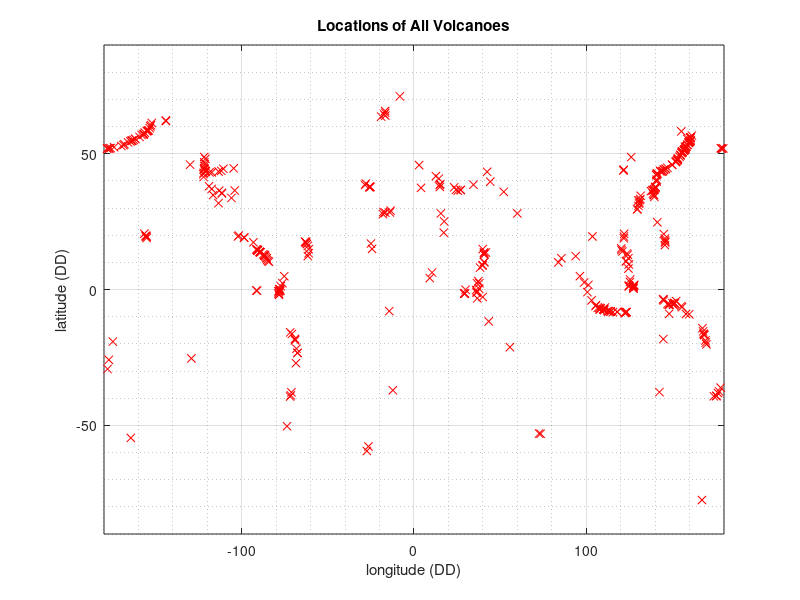
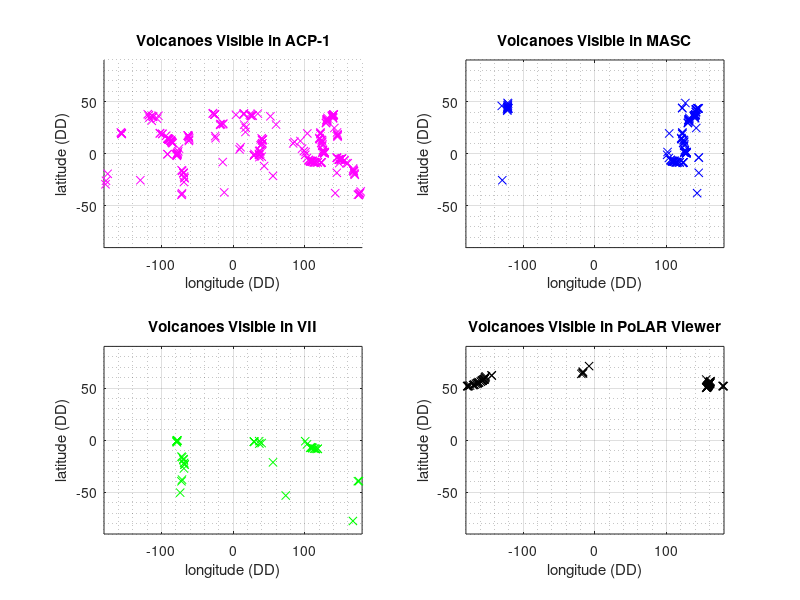
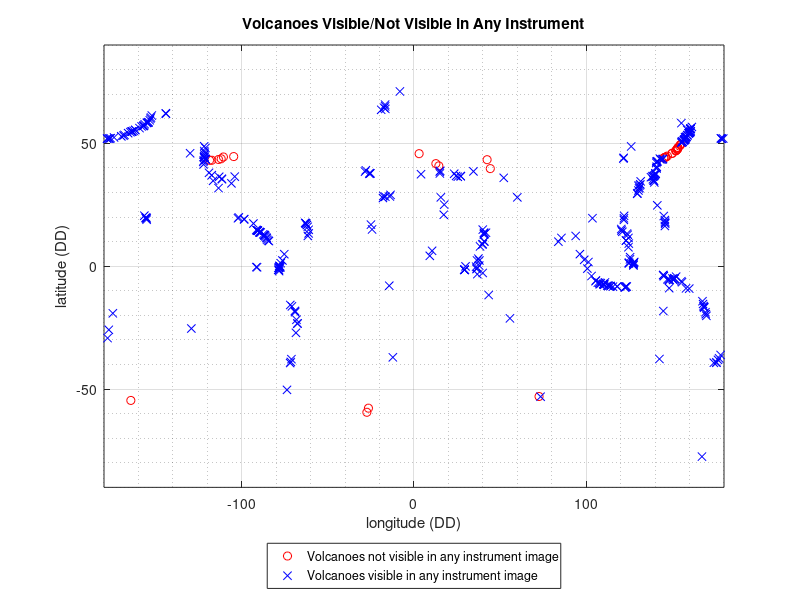
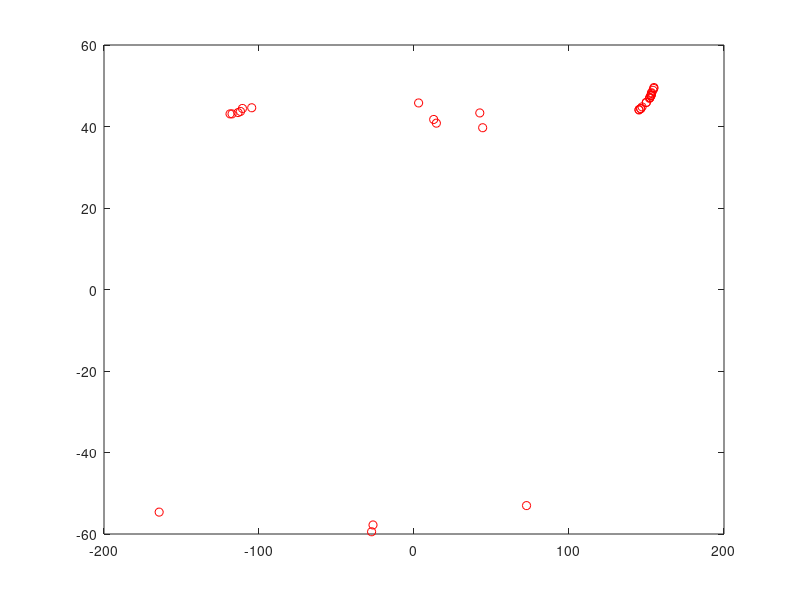

The MATLAB script that drew these images, in order: (Note: this script raises an error after producing the figures.)
%%%%%%%%%%%%%%%%%%%%%%%%%%%%%%%%%%%%%%%%%%%%%%%%%%%%%%%%%%%%%%%%%%%%%
% ENGR 132 
% Program Description 
% This program maps the locations of volcanoes depending on the 
% visibiity which differs by the instrument used to collect data.
% Subsequently, an analysis is conducted by examining the plotted
% figure.
%
% Assigment Information
%   Assignment:     PS 03, Problem 3
%   Author:         Tomoki Koike, koike@purdue.edu
%   Team ID:        002-08
%  	Contributor:    no contributor
%   My contributor(s) helped me:	
%     [ ] understand the assignment expectations without
%         telling me how they will approach it.
%     [ ] understand different ways to think about a solution
%         without helping me plan my solution.
%     [ ] think through the meaning of a specific error or
%         bug present in my code without looking at my code.
%%%%%%%%%%%%%%%%%%%%%%%%%%%%%%%%%%%%%%%%%%%%%%%%%%%%%%%%%%%%%%%%%%%%%

%% ____________________
%% INITIALIZATION

% Importing the data file of volcanoes
volcanoData = csvread('Data_volcano_list.csv', 1, 3);

% Setting variables for the columns in the data table 

latit = volcanoData(:,1);    % The columns for the latitude of the 
                             % volcanoes (DD: decimal degrees)
long = volcanoData(:,2);     % The columns for the longitude of the 
                             % volcanoes (DD)
elevtn = volcanoData(:,3);   % The columns for the elevation of the 
                             % volcanoes (m: meters)
                             
% The total row indices
allRow = numel(latit);     % The total number of rows
allRowIndex = (1:1:allRow)'; % The column vector of all row indices

                             
%% ____________________
%% CALCULATIONS

% Using relational and logical operators to create vectors of latitude 
% and longitude values for all volcanoes that are

% a. Visible in the ACP-1 images
ACPlatit_v = latit(-39.5<=latit & latit<=39.5); 
            % The values of latitude of the volcanoes that are within
            % the limits of ACP-1 (DD).
ACPlatit_row = find(-39.5<=latit & latit<=39.5);
            % The row indices of the latitudes that satisfy the limit
            % of ACP-1 (DD).
ACPlong_v = long(ACPlatit_row);
            % The values of longitude of the volcanoes that are within
            % the limit of ACP-1 (DD).
    
            
% b. Visible in the VII images
VIIlatit_v = latit(elevtn>2500 & latit<=0); 
            % The values of latitude of the volcanoes that are within
            % the limits of VII (DD).
VIIlatit_row = find(elevtn>2500 & latit<=0);
            % The row indices of the latitudes that satisfy the limit
            % of VII (DD).
VIIlong_v = long(VIIlatit_row);
            % The values of longitude of the volcanoes that are within
            % the limit of VII (DD).

            
% c. Visible in the MASC images
MASClong_v = long((100<=long & long<145) | (-140<long & long<=-120)); 
            % The values of longitudes for the volcanoes that are 
            % within the limits of MASC (DD).
MASClong_row = find((100<=long & long<145) | (-140<long & long<=-120));
            % The row indices of the longitudes that satisfy the limit
            % of MASC (DD).
MASClatit_v = latit(MASClong_row);
            % The values of latitudes for the volcanoes that are 
            % within the limit of MASC (DD).

            
% d. Visible in the PoLAR Viewer images
PoLVlatit_v = latit(50<=latit); 
            % The values of latitude of the volcanoes that are within
            % the limits of PoLAR Viewer (DD).
PoLVlatit_row = find(50<=latit);
            % The row indices of the latitudes that satisfy the limit
            % of PoLAR Viewer (DD).
PoLVlong_v = long(PoLVlatit_row);
            % The values of longitude of the volcanoes that are within
            % the limit of PoLAR Viewer (DD).        

            
% e. visible in any instrument images
ACPlatitNull_row = setdiff(allRowIndex,ACPlatit_row);
            % Finds the row indices that are in ACPlatit_row but not
            % in allRowIndex.
VIIlatitNull_row = setdiff(allRowIndex,VIIlatit_row);
            % Finds the row indices that are in VIIlatit_row but not
            % in allRowIndex.
MASClongNull_row = setdiff(allRowIndex,MASClong_row);
            % Finds the row indices that are in MADClong_row but not 
            % in allRowIndex.
PoLVlatitNull_row = setdiff(allRowIndex,PoLVlatit_row);
            % Finds the row indices that are in PoLVlatit_row but 
            % not in allRowIndex.
noneVisible_row = intersect(intersect(intersect(ACPlatitNull_row...
    ,VIIlatitNull_row),MASClongNull_row),PoLVlatitNull_row);
            % Finds the row indices of the volcanoes that are not 
            % visible with any of the instruments.
any_index = setdiff(allRowIndex,noneVisible_row);
            % Finds the row indices that is visible in any one of the
            % instrument images. 
anyLatit = latit(any_index);
            % Finds the value of the latitudes that are visible in 
            % any of the instrument images.
anyLong = long(any_index);
            % Finds the value of the longitudes that are visible in 
            % any of the instrument images.
         
            
% f. Not visible in any instrument images
noneVisible_latit = latit(noneVisible_row);
            % The latitudes of the volcanoes that are not visible
            % in any of the instruments.
noneVisible_long = long(noneVisible_row);
            % The longitudes of the volcanoes that are not visible 
            % in any of the instruments. 

%% ____________________
%% FORMATTED FIGURES 

% Plotting all the volcanoes in the data.
figure
plot(long,latit,'xr')
hold on
title('Locations of All Volcanoes')
xlabel('longitude (DD)')
ylabel('latitude (DD)')
xlim([-180,180])
ylim([-90,90])
grid on 
grid minor 
hold off

% Plotting the locations of the volcanoes that are visible for each
% instrument.
% ACP-1
figure
subplot(2,2,1)
hold on
plot(ACPlong_v,ACPlatit_v,'xm')
title('Volcanoes Visible in ACP-1')
xlabel('longitude (DD)')
ylabel('latitude (DD)')
xlim([-180,180])
ylim([-90,90])
grid on 
grid minor

% VII
subplot(2,2,3)
plot(VIIlong_v,VIIlatit_v,'xg')
title('Volcanoes Visible in VII')
xlabel('longitude (DD)')
ylabel('latitude (DD)')
xlim([-180,180])
ylim([-90,90])
grid on 
grid minor

% MASC
subplot(2,2,2)
plot(MASClong_v,MASClatit_v,'xb')
title('Volcanoes Visible in MASC')
xlabel('longitude (DD)')
ylabel('latitude (DD)')
xlim([-180,180])
ylim([-90,90])
grid on 
grid minor

% PoLAR Viewer
subplot(2,2,4)
plot(PoLVlong_v,PoLVlatit_v,'xk')
title('Volcanoes Visible in PoLAR Viewer')
xlabel('longitude (DD)')
ylabel('latitude (DD)')
xlim([-180,180])
ylim([-90,90])
grid on 
grid minor
hold off


% A figure showing the locations of the volcanoes that are visible 
% in any instrument as well as the volcanoes that are not visible in
% any of the instruments.
figure
plot(noneVisible_long,noneVisible_latit,'or')
title('Volcanoes Visible/Not Visible in Any Instrument')
xlabel('longitude (DD)')
ylabel('latitude (DD)')
xlim([-180,180])
ylim([-90,90])
grid on 
grid minor
hold on 
plot(anyLong,anyLatit,'xb');
legend('Volcanoes not visible in any instrument image',...
    'Volcanoes visible in any instrument image', 'location','southoutside')
hold off

% Optional 
% Combining the world map with the location of the volcanoes that are 
% visisble in all instrument image and not visible in all instrument 
% images.
figure
plot(noneVisible_long,noneVisible_latit,'or')
hold on 
landareas = shaperead('landareas.shp');
mapshow(landareas);
title('Volcanoes Visible/not visible in any Instrument')
xlabel('longitude (DD)')
ylabel('latitude (DD)')
xlim([-180,180])
ylim([-90,90])
grid on 
grid minor
plot(anyLong,anyLatit,'xb');
legend('Volcanoes not visible in any instrument image',...
    'Volcanoes visible in any instrument image', 'location','southoutside')
hold off


%% ____________________
%% ANALYSIS 

%% -- Q1
% The instruments provided for the analysis is not sufficient 
% considering the fact that there are volcanoes that are not 
% visible in any of the instruments and also that there is no 
% volcano that is commonly visible in all of the instruments.
% Overall, there are volcanoes that are not visible due to the 
% limited domain of the latitude. By observing the figure of the 
% volcanoes that are not visible in any of the instruments it is 
% evident that volcanoes that have latitudes from -60 to -50 and
% 40 to 50 are ruled out from the remote sensing process.


%% ____________________
%% ACADEMIC INTEGRITY STATEMENT
% I have not used source code obtained from any other unauthorized
% source, either modified or unmodified.  Neither have I provided
% access to my code to another. The script I am submitting
% is my own original work.

